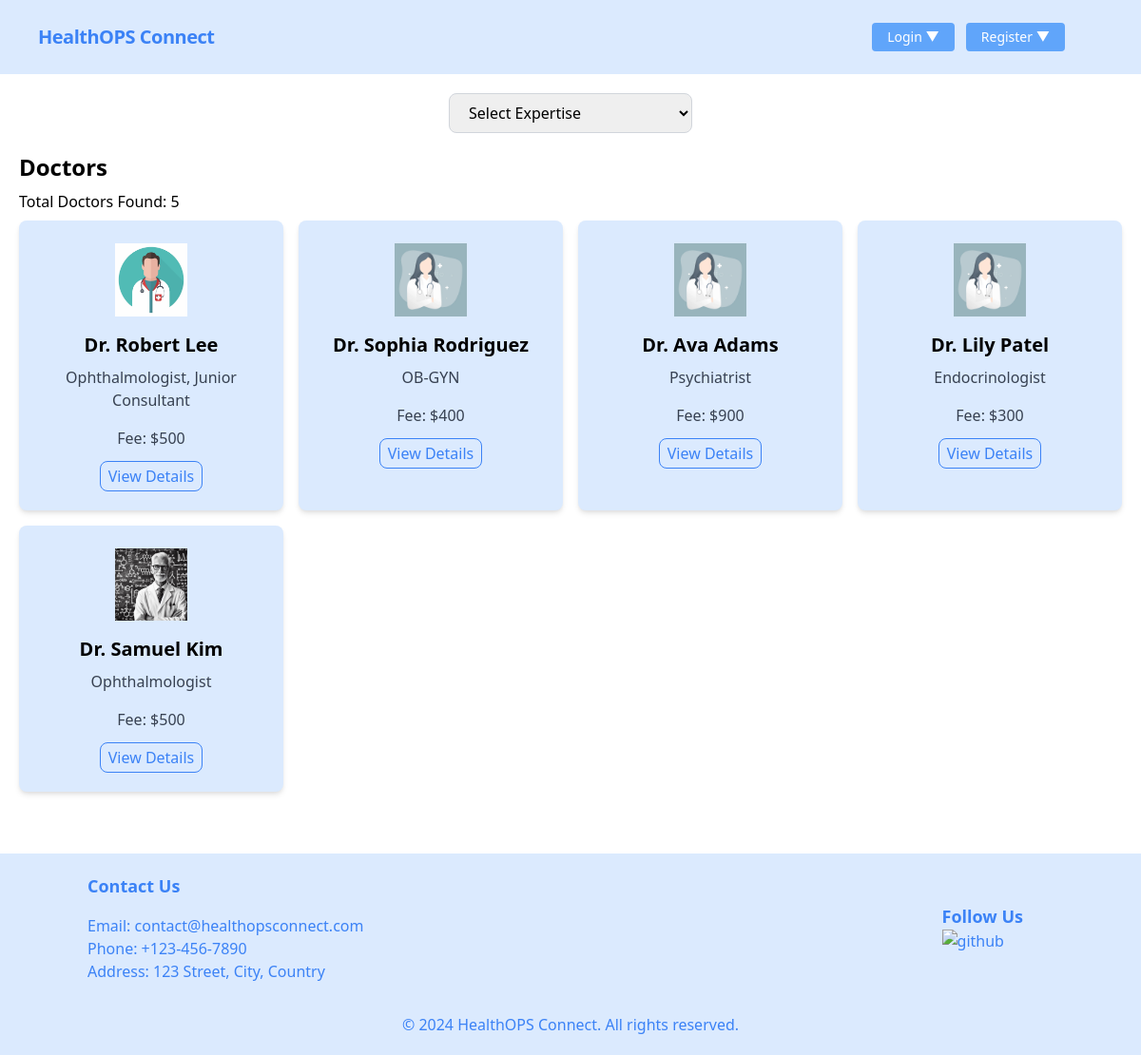
The page / on the database its author committed.
### doctor/models.py (models this page shows, shortened)
class Doctor(models.Model):
    user = models.OneToOneField(User, on_delete=models.CASCADE)
    image = models.ImageField(
        upload_to='doctor/media/uploads/', default='doctor/media/uploads/default.jpg')
    designation = models.ManyToManyField(Designation)
    expertise = models.ManyToManyField(Expertise)
    available_time = models.ManyToManyField(AvailableTime)
    fee = models.IntegerField()
    meet_link = models.URLField(max_length=200)
    user_type = models.CharField(
        default='Doctor', max_length=10, editable=False)

class Designation(models.Model):
    name = models.CharField(max_length=50)
    slug = models.SlugField(max_length=100, unique=True)

### health_ops_connect/views.py (the view)
# urls.py: path('', DoctorListView.as_view(), name='home'),
class DoctorListView(ListView):
    model = Doctor
    template_name = 'home.html'
    context_object_name = 'doctors'
    def get_queryset(self):
        expertise_slug = self.kwargs.get('expertise')
        if expertise_slug:
            expertise = Expertise.objects.get(
                slug=expertise_slug)
            return Doctor.objects.filter(expertise=expertise)
        return Doctor.objects.all()
    def get_context_data(self, **kwargs):
        context = super().get_context_data(**kwargs)
        context['expertises'] = Expertise.objects.all()
        return context

### templates/home.html (shortened to what this page needs)
{% extends 'base.html' %}
{% block content %}
<div class="m-5">
    <div class="flex gap-4 justify-center">
        <div class="mb-5">
            <select name="specialization" onchange="window.location.href=this.value"
                class="py-2 px-4 rounded-lg border border-gray-300">
                <option value="" disabled selected>Select Expertise</option>
            </select>
        </div>
    </div>
    <div>
        <h2 class="text-2xl font-bold mb-2">Doctors</h2>
        <p class="mb-2">Total Doctors Found: {{ doctors | length }}</p>
        <div class="grid grid-cols-1 md:grid-cols-2 lg:grid-cols-4 gap-4">
            {% for doctor in doctors %}
            <div class="bg-blue-100 p-6 rounded-lg shadow-md text-center">
                <img src="{{ doctor.image.url }}" alt="{{ doctor.user.first_name }}" class="w-1/3 h-auto mb-4 m-auto" />
                <h3 class="text-xl font-bold mb-2">
                    Dr. {{ doctor.user.first_name }} {{ doctor.user.last_name }}
                </h3>
                <p class="text-gray-700 mb-4">
                    {% for designation in doctor.designation.all %}
                    {{designation.name}}{% if not forloop.last %}, {% endif %} {% endfor %}
                </p>
                <p class="text-gray-700 mb-4">Fee: ${{ doctor.fee }}</p>
                <a href="{% url 'doctor_details' doctor.id %}"
                    class="py-1 px-2 rounded-lg text-blue-500 border border-blue-500 hover:bg-blue-500 hover:text-white">View
                    Details</a>
            </div>
            {% endfor %}
        </div>
    </div>
</div>
{% endblock %}

### rows shown on the page
Doctor: image (picture), user.first_name "Robert", user.last_name "Lee", fee "500"
Designation: name "Ophthalmologist"
Designation: name "Junior Consultant"
Doctor: image (picture), user.first_name "Sophia", user.last_name "Rodriguez", fee "400"
Designation: name "OB-GYN"
Doctor: image (picture), user.first_name "Ava", user.last_name "Adams", fee "900"
Designation: name "Psychiatrist"
Doctor: image (picture), user.first_name "Lily", user.last_name "Patel", fee "300"
Designation: name "Endocrinologist"
Doctor: image (picture), user.first_name "Samuel", user.last_name "Kim", fee "500"

### other values the page prints
{{ doctors | length }} "5"
